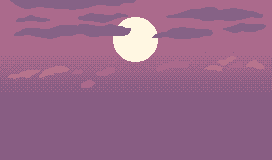
#> input picture subpixel/src/parallax_mountain_pack/parallax-mountain-bg.png, 272 x 160 px
$ jupyter execute --allow-errors subpixel.ipynb
#> lines starting #> are read from the running program, lines starting #| are printed output that depends on the picture
[cell 1]
import matplotlib.pyplot as plt
import skimage.io, skimage.color
import scipy, scipy.signal, scipy.ndimage
from PIL import Image
import numpy as np
import IPython.display
from io import BytesIO

[cell 2]
def show_gif(a, width="100%", duration=10, file=None):
    a = np.array(a)[...,:3]


    frames = []
    for frame in range(a.shape[0]):
        img = PIL.Image.fromarray(a[frame, ...])
        frames.append(img)
    if file is None:
        f = BytesIO()
        img.save(
            f, format="png", save_all=True, append_images=frames, loop=0, duration=duration
        )
        IPython.display.display(IPython.display.Image(data=f.getvalue(), width=width))
    else:
        with open(file, "wb") as f:
            img.save(
                f, format="png", save_all=True, append_images=frames, loop=0, duration=duration
            )

[cell 3]
## Parallax example

imgs = ["parallax-mountain-bg.png",
"parallax-mountain-foreground-trees.png",
"parallax-mountain-montain-far.png",
"parallax-mountain-mountains.png",
"parallax-mountain-trees.png"]

layers = {img: skimage.io.imread("parallax_mountain_pack/" + img) for img in imgs}
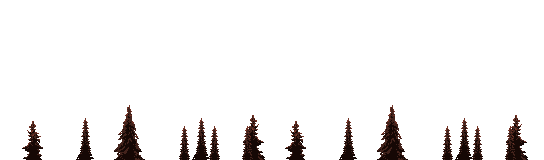
#> input picture subpixel/src/parallax_mountain_pack/parallax-mountain-foreground-trees.png, 544 x 160 px
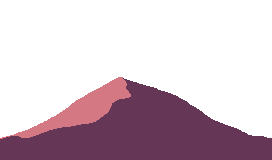
#> input picture subpixel/src/parallax_mountain_pack/parallax-mountain-montain-far.png, 272 x 160 px
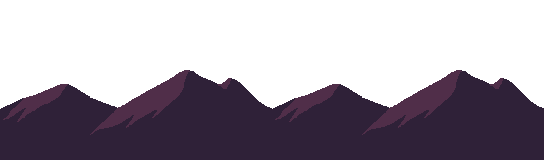
#> input picture subpixel/src/parallax_mountain_pack/parallax-mountain-mountains.png, 544 x 160 px
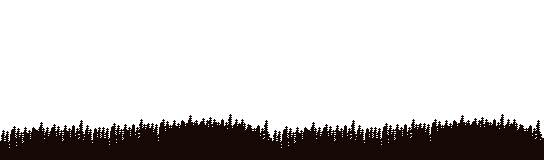
#> input picture subpixel/src/parallax_mountain_pack/parallax-mountain-trees.png, 544 x 160 px
#> layers = 5 items

[cell 4]
def hscroll(layer, x):
    x = x % layer.shape[1]
    return np.concatenate([layer[:, -x:], layer[:, :-x]], axis=1)

[cell 5]
def crop(img, r, c):
    img = img[:r, :c, :]
    if img.shape[2] == 3:
        v = np.full((r, c, 4), 255)
        v[..., :3] = img[:r, :c, :3]
        return v
    else:
        return img[:r, :c, :]


def parascroll(layers, layer_rates, size, n_frames = 10):
#> called with size = (272, 160), n_frames = 40
    w, h = size
    frames = []
    offsets = np.zeros(len(layer_rates))
    layer_rates = np.array(layer_rates)
    for i in range(n_frames):
        blend = np.zeros((h, w, 4), np.uint8)
        offsets += layer_rates
        for layer_index, layer in enumerate(layers):
            x_offset = int(offsets[layer_index])
            frame = hscroll(layers[layer], x_offset)
            img = crop(frame, 160, 272)
            alpha = img[...,3]/255.0
            blend = ((blend.T * (1-alpha.T)) + (img.T * alpha.T)).T
            blend = blend.astype(np.uint8)
        frames.append(blend)
#> this loop made 40 passes
#> pass 1, in crop (call 2), `img = img[:r, :c, :]`:
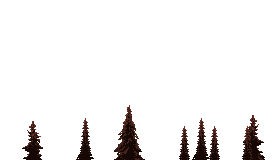
#> img: shape (160, 272, 4); mean R, G, B, A 233.1, 229.5, 228.8, 16.2; transparent parts drawn white
#> pass 1, in crop (call 4), `img = img[:r, :c, :]`:
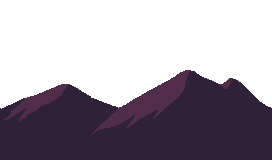
#> img: shape (160, 272, 4); mean R, G, B, A 143.3, 133.6, 146.7, 110.4; transparent parts drawn white
#> pass 1, in crop (call 5), `img = img[:r, :c, :]`:
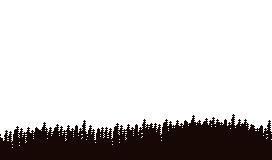
#> img: shape (160, 272, 4); mean R, G, B, A 188.2, 184.1, 183.3, 52.4; transparent parts drawn white
#> after the loop:
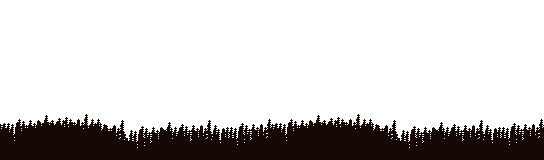
#> frame: shape (160, 544, 4); mean of channels 0, 1, 2, 3 188.2, 184.1, 183.3, 52.4; transparent parts drawn white
#> after the loop, frames = 40 items; offsets = [4, 12, 32, 64, 128]

    return frames

anim = parascroll(layers, [0.1,0.3,0.8,1.6,3.2], (272, 160), 40)
#> anim = 40 items
#> (the rest of this cell did not finish here and is left out)

#> after the loop in show_gif, `for frame in range(a.shape[0]):`: frames = []
show_gif(anim, file="parallax.png")

#> (a cell that did not finish here is left out)

show_gif(np.array(anim)[:,50:130, 100:150,:], width="10%", file="parallax_closeup.png")

[cell 7]
def hscroll_subpixel(img, x_fraction, interpolator):
#> called with x_fraction = 0.25
    img_i = interpolator(img)
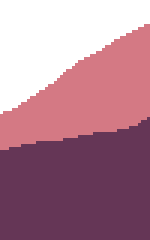
#> img: shape (80, 50, 4) (shown 3 times larger); mean of channels 0, 1, 2, 3 133, 73.3, 99.2, 183.5; transparent parts drawn white
    r, c = np.meshgrid(np.arange(img.shape[0]), np.arange(img.shape[1]))

    shifted = np.zeros_like(img)
    for i, j in zip(r.ravel(), c.ravel()):
        shifted[i,j] = img_i(i, j+x_fraction)
    return shifted

[cell 8]
def make_bilinear_interpolator(img):
    def interpolate(x,y):
        # get fractional coordinates
        yi, yf = int(np.floor(y)), y-np.floor(y)
        xi, xf = int(np.floor(x)), x-np.floor(x)
        # factorised into three equivalent interpolations here
        # A----B
        # |    |
        # |    |
        # C----D
        #
        # A-top-B
        #    |
        #   ctr
        #    |
        # C-bot-D
        xi = min(xi, img.shape[0]-2)
        yi = min(yi, img.shape[1]-2)
        A, B = img[xi, yi], img[xi+1, yi]
        C, D = img[xi, yi+1], img[xi+1, yi+1]
        top = A * (1-xf) + B * xf
        bot = C * (1-xf) + D * xf
        ctr = top * (1-yf) + bot * yf
        return ctr

    return interpolate

[cell 9]
skimage.io.imshow(hscroll_subpixel(layers[list(layers.keys())[2]][80:, 50:100], 0.25, make_bilinear_interpolator))
#> (this line was passed over: IPython is not available in this run)

[cell 10]
## Create subpixel 1D convolution table
## Using sinc interpolation
## at a given resolution
## (since they are separable, we just need 1D tables)

def make_subpixel(offset, n):
    x = np.arange(-n, n+1)
    s = np.sinc(x+offset) * scipy.signal.hann(len(x))
    return s / np.sum(s)


# the same but using a Gaussian instead of sinc
def make_subpixel_gauss(offset, n):
    x = np.arange(-n, n+1)
    v = 0.4
    s = 1/(2*np.pi*v)**0.5 * np.exp(-(x-offset)**2/(2*v**2))
    return s / np.sum(s)


pix = make_subpixel(0.1, 90)
plt.imshow(np.tile(pix, (10,1)), cmap="gray")
#> (this line was passed over: IPython is not available in this run)

[cell 11]
## Create a full table of subpixel convolutions
def make_subpixel_table(n, width):
    return [make_subpixel_gauss(i/n, width) for i in range(n)]

table = make_subpixel_table(64, 8)

[cell 12]
from IPython.display import display
from IPython.display import Image as PIMage

def convolve_subpixel(img, table, x_fraction):
#> called with x_fraction = 0.3
    x_fraction = x_fraction % 1
    x_offset = int(x_fraction * len(table))
    x_fraction = x_fraction * len(table)- x_offset
    img = img/255.0
#> img: shape (160, 272, 3) float64
    # repeat convolution for all channels
    return np.stack([scipy.signal.convolve2d(img[...,i], table[x_offset].reshape(1,-1), mode="same") for i in range(img.shape[2])], axis=2)


l = list(layers.keys())[0]
# convert numpy array to Image
# (to display with Ipython.display)
def to_img(img):
    img = Image.fromarray(np.maximum(img*255,0).astype(np.uint8))
#> img: PIL image 272x160 RGB
    f = BytesIO()
    img.save(
            f, format="png"
        )

    return PIMage(data=f.getvalue(), format="png")


display(to_img(convolve_subpixel(layers[l].astype(np.float64), table, 0.3)))
